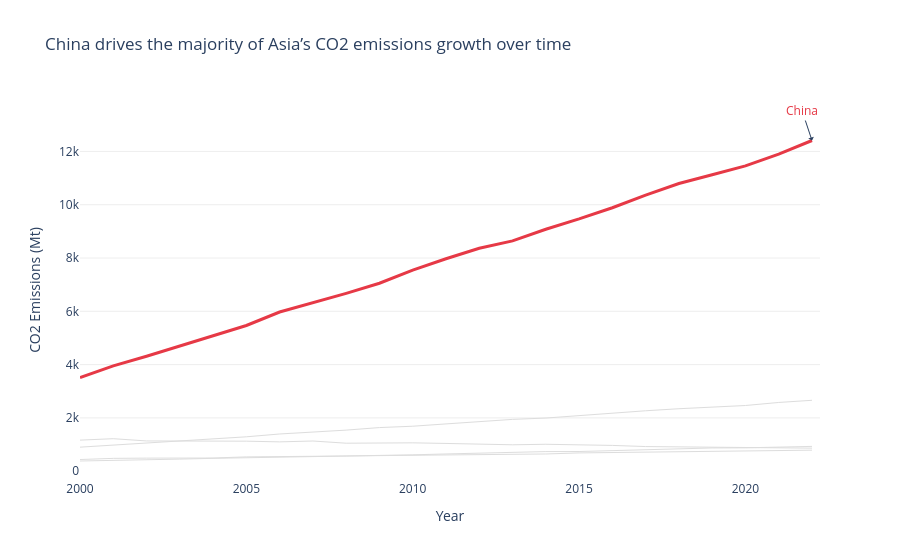

The notebook cell saved with this chart:
### Markdown cell above
---
## Task 1 — Multi-Series Line Chart with Highlight

**What to build:** A line chart showing CO2 emissions over time for **all Asian countries** in the dataset, with one country highlighted.

**Requirements:**
- All countries shown (for context), but only **one highlighted in colour** — your choice which
- All other lines in grey (#DDDDDD), thinner
- Highlighted country **labelled directly** at the end of its line (not in a legend)
- Insight title that names the highlighted country and its story

> 💡 `df[df['Region'] == 'Asia']` to filter; use `go.Figure()` with a loop for per-country control

### Code cell
# Task 1 — Multi-series line with highlight
# YOUR CODE HERE
asia = df[df['Region'] == 'Asia']
asia.head()
import plotly.graph_objects as go

fig = go.Figure()

countries = asia['Country'].unique()

highlight_country = 'China'  # you can change this if you want

for country in countries:
    c_data = asia[asia['Country'] == country]

    if country == highlight_country:
        fig.add_trace(go.Scatter(
            x=c_data['Year'],
            y=c_data['CO2_Mt'],
            mode='lines',
            name=country,
            line=dict(color='#E63946', width=3)
        ))
        
        # label at end
        fig.add_annotation(
            x=c_data['Year'].max(),
            y=c_data['CO2_Mt'].values[-1],
            text=country,
            showarrow=True,
            arrowhead=1,
            font=dict(color='#E63946')
        )

    else:
        fig.add_trace(go.Scatter(
            x=c_data['Year'],
            y=c_data['CO2_Mt'],
            mode='lines',
            line=dict(color='#DDDDDD', width=1),
            showlegend=False
        ))

fig.update_layout(
    title="China drives the majority of Asia’s CO2 emissions growth over time",
    xaxis_title="Year",
    yaxis_title="CO2 Emissions (Mt)",
    plot_bgcolor='white',
    showlegend=False
)

fig.update_xaxes(showgrid=False)
fig.update_yaxes(showgrid=True, gridcolor='#EEEEEE')


fig.show()

### Figure 1 — Plotly figure (JSON) as saved in the notebook; plotly's stock layout.template omitted (floating-point values rounded to 4 significant figures)
{"data": [{"line": {"color": "#E63946", "width": 3}, "mode": "lines", "name": "China", "type": "scatter", "x": [2000, 2001, 2002, 2003, 2004, 2005, 2006, 2007, 2008, 2009, 2010, 2011, 2012, 2013, 2014, 2015, 2016, 2017, 2018, 2019, 2020, 2021, 2022], "y": [3514.0, 3952.0, 4312.0, 4692.0, 5079.0, 5468.0, 5974.0, 6323.0, 6673.0, 7053.0, 7543.0, 7972.0, 8365.0, 8641.0, 9078.0, 9466.0, 9887.0, 10360.0, 10790.0, 11130.0, 11450.0, 11900.0, 12410.0]}, {"line": {"color": "#DDDDDD", "width": 1}, "mode": "lines", "showlegend": false, "type": "scatter", "x": [2000, 2001, 2002, 2003, 2004, 2005, 2006, 2007, 2008, 2009, 2010, 2011, 2012, 2013, 2014, 2015, 2016, 2017, 2018, 2019, 2020, 2021, 2022], "y": [901.6, 974.6, 1056.0, 1146.0, 1205.0, 1291.0, 1396.0, 1466.0, 1542.0, 1637.0, 1687.0, 1774.0, 1865.0, 1945.0, 1994.0, 2092.0, 2177.0, 2267.0, 2345.0, 2419.0, 2466.0, 2580.0, 2661.0]}, {"line": {"color": "#DDDDDD", "width": 1}, "mode": "lines", "showlegend": false, "type": "scatter", "x": [2000, 2001, 2002, 2003, 2004, 2005, 2006, 2007, 2008, 2009, 2010, 2011, 2012, 2013, 2014, 2015, 2016, 2017, 2018, 2019, 2020, 2021, 2022], "y": [1166.0, 1220.0, 1136.0, 1131.0, 1151.0, 1127.0, 1101.0, 1133.0, 1050.0, 1061.0, 1064.0, 1042.0, 1005.0, 990.9, 1010.0, 996.6, 967.4, 925.1, 916.6, 914.5, 902.8, 898.1, 865.1]}, {"line": {"color": "#DDDDDD", "width": 1}, "mode": "lines", "showlegend": false, "type": "scatter", "x": [2000, 2001, 2002, 2003, 2004, 2005, 2006, 2007, 2008, 2009, 2010, 2011, 2012, 2013, 2014, 2015, 2016, 2017, 2018, 2019, 2020, 2021, 2022], "y": [438.1, 481.5, 490.6, 490.8, 494.6, 537.2, 539.0, 566.1, 570.0, 585.4, 595.9, 620.6, 631.1, 649.6, 646.2, 686.5, 704.0, 706.0, 738.5, 750.8, 755.8, 777.3, 789.5]}, {"line": {"color": "#DDDDDD", "width": 1}, "mode": "lines", "showlegend": false, "type": "scatter", "x": [2000, 2001, 2002, 2003, 2004, 2005, 2006, 2007, 2008, 2009, 2010, 2011, 2012, 2013, 2014, 2015, 2016, 2017, 2018, 2019, 2020, 2021, 2022], "y": [382.8, 400.4, 430.7, 453.8, 482.6, 501.9, 533.0, 551.8, 586.6, 602.5, 614.5, 647.3, 680.1, 717.7, 736.3, 738.2, 768.8, 813.7, 834.8, 872.3, 876.5, 898.5, 930.5]}], "layout": {"annotations": [{"arrowhead": 1, "font": {"color": "#E63946"}, "showarrow": true, "text": "China", "x": 2022, "y": 12410.0}], "plot_bgcolor": "white", "showlegend": false, "title": {"text": "China drives the majority of Asia’s CO2 emissions growth over time"}, "xaxis": {"showgrid": false, "title": {"text": "Year"}}, "yaxis": {"gridcolor": "#EEEEEE", "showgrid": true, "title": {"text": "CO2 Emissions (Mt)"}}}}
